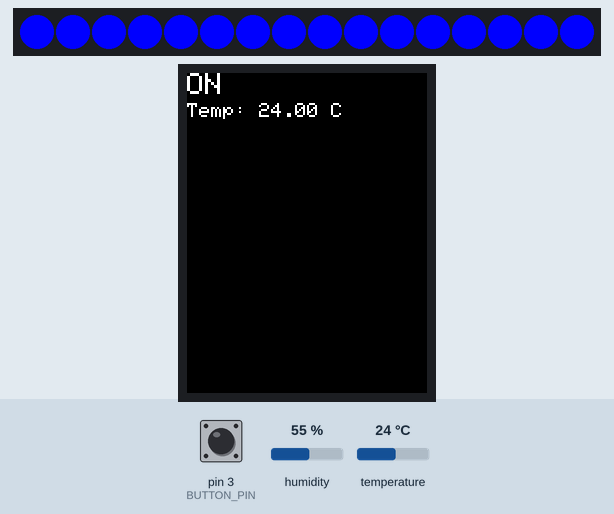
Simulated run of this sketch. Board: Arduino Uno, built with avr-gcc and run on an emulated ATmega328P. On the bench: 16 RGB LEDs in strip order, left to right, 240×320 colour display. The inputs (shaded band) are chosen by the test bench; at power-on: temperature 24 °C, pin 3 (BUTTON_PIN) HIGH, humidity 55 %.

Above: at 1.9 s.
2.0 s: temperature set to 12 °C
At 4.6 s:
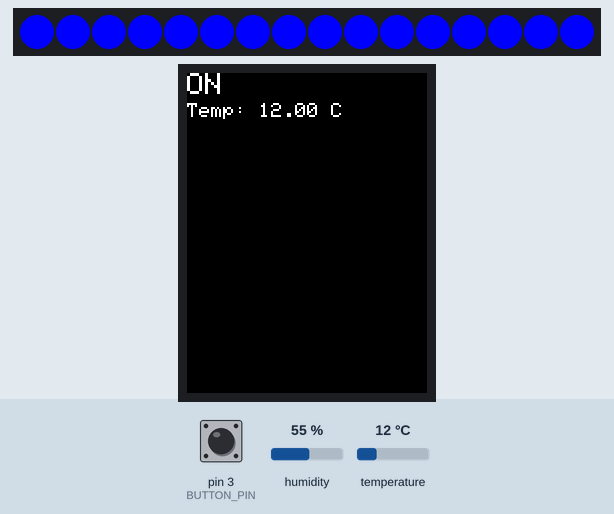
5.0 s: temperature set to 29.3 °C
At 5.54 s:
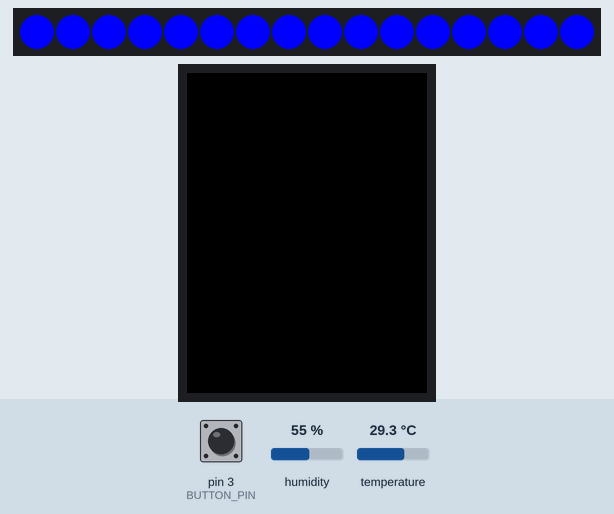
7.1 s: temperature set to 30.4 °C
At 8.0 s:
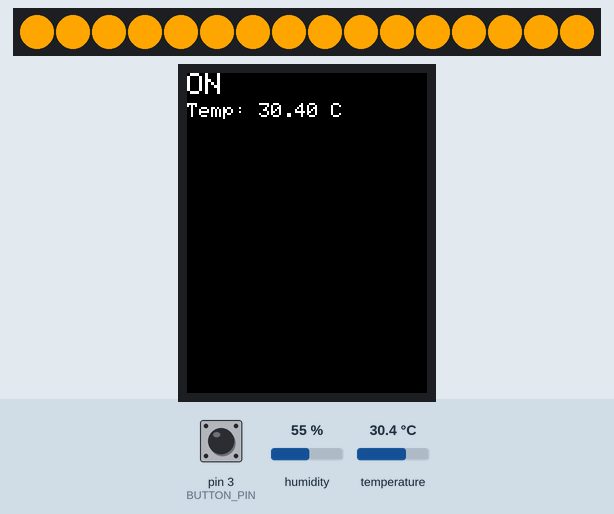
9.1 s: pin 3 (BUTTON_PIN) pulled LOW for 3.2 s
At 14.6 s:
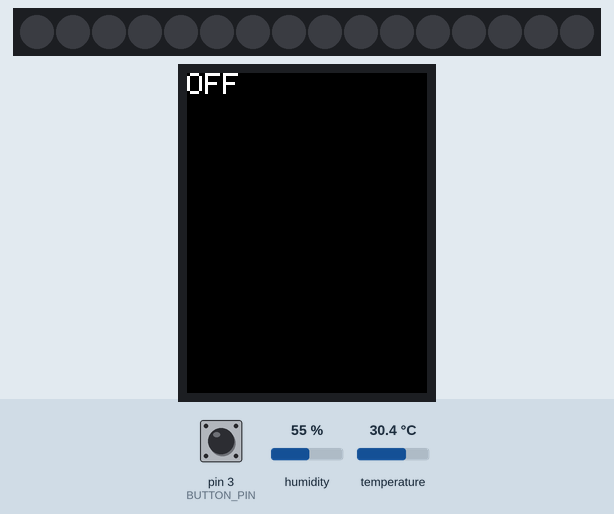
15.2 s: pin 3 (BUTTON_PIN) pulled LOW for 0.35 s
At 16.8 s:
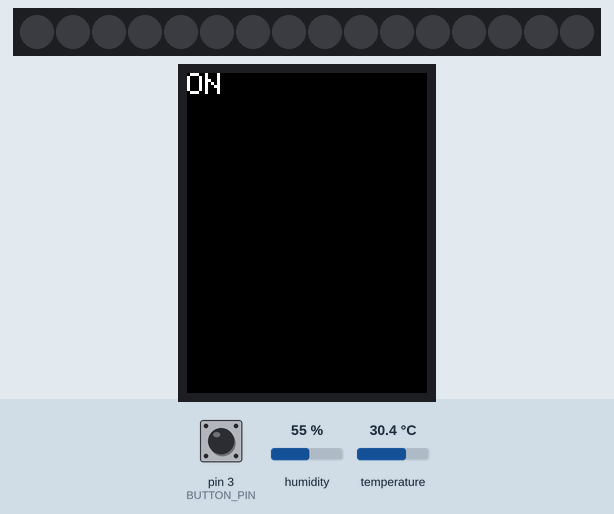
17.1 s: temperature set to 33 °C
At 18.6 s:
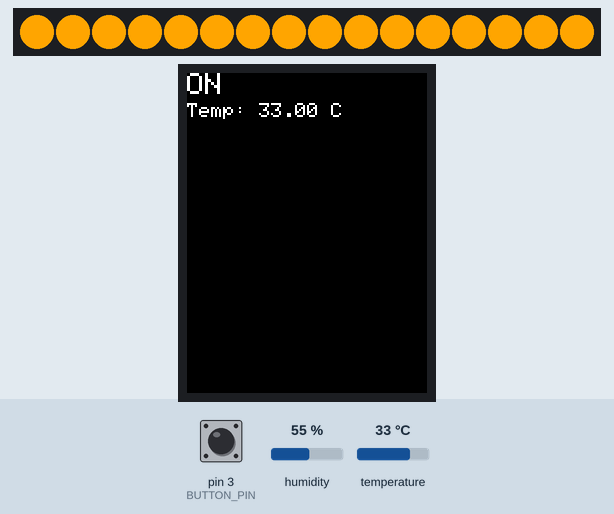
Timing chart, 0 to 20.1 s (numbered marks = the images above; inputs shaded):
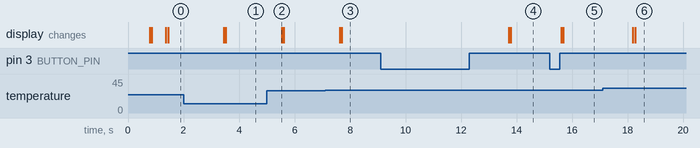

The sketch:

SmartHome_Smart_Kettle.ino
```cpp
/*
  PROJECT: https://wokwi.com/projects/383512459724321793
  AUTHOR:  Anastasia Cheremisova
  https://github.com/space13pirate
*/

#include <Adafruit_ILI9341.h>   // Include the Adafruit ILI9341 library for TFT display (Подключение библиотеки Adafruit ILI9341 для TFT-дисплея)
#include <Adafruit_NeoPixel.h>  // Include the Adafruit NeoPixel library for controlling NeoPixels (Подключение библиотеки Adafruit NeoPixel для управления NeoPixel)
#include <DHT.h>                // Include the DHT library for DHT sensors (Подключение библиотеки DHT для датчика DHT)

// Connecting a button (Подключение кнопки)
#define BUTTON_PIN 3            // Defining the digital pin for a button (Определение цифрового пина для кнопки)

// Connecting the DHT22 sensor (Подключение датчика температуры DHT22)
#define DHTPIN 2                // Defining the digital pin for the DHT sensor (Определение цифрового контакта для датчика DHT)
#define DHTTYPE DHT22           // Defining the type of DHT sensor (Определение типа датчика DHT)
DHT dht(DHTPIN, DHTTYPE);       // Creating a DHT Object (Создание объекта DHT)

// Connecting NeoPixel LED Ring (Подключение NeoPixel LED Ring)
#define NEOPIXEL_PIN 6          // Defining the digital pin for the NeoPixel LED Ring (Определение цифрового контакта для светодиодного кольца NeoPixel)
#define NEOPIXEL_NUMPIXELS 16   // Defining the number of NeoPixels in the ring (Определение количества NeoPixels в кольце)
Adafruit_NeoPixel pixels = Adafruit_NeoPixel(NEOPIXEL_NUMPIXELS, NEOPIXEL_PIN, NEO_GRB + NEO_KHZ800); // Creating a NeoPixel object (Создание объекта NeoPixel)

// Connecting a piezo emitter (Подключение пьезоизлучателя)
#define BUZZER_PIN 5            // Defining the digital pin for the piezo buzzer (Определение цифрового контакта для пьезоизлучателя)

// Connecting a TFT display (Подключение TFT-дисплея)
#define TFT_CS 10               // Defining the chip select pin for the TFT display (Определение контакта выбора пина для TFT-дисплея)
#define TFT_DC 9                // Defining the data/command pin for the TFT display (Определение вывода данных/команды для TFT-дисплея)
#define TFT_RST 8               // Defining the reset pin for the TFT display (Определение контакта сброса для TFT-дисплея)
Adafruit_ILI9341 tft = Adafruit_ILI9341(TFT_CS, TFT_DC, TFT_RST); // Creating a TFT display object (Cоздание объекта TFT-дисплея)

// Kettle condition (Состояние чайника)
bool isOn = false;                    // Variable to store the state of the kettle (on/off) (Переменная для хранения состояния чайника (вкл/выкл))
float previousTemperature = -1;       // Variable to store the previous temperature reading (Переменная для хранения предыдущих показаний температуры)
int buttonState = LOW;                // Variable to store the current state of the button (Переменная для хранения текущего состояния кнопки)
int lastButtonState = LOW;            // Variable to store the previous state of the button (Переменная для хранения предыдущего состояния кнопки)
unsigned long lastDebounceTime = 0;   // Variable to store the last time the button was debounced (Переменная для хранения последнего времени, когда кнопка была обездвижена)
unsigned long debounceDelay = 50;     // Debounce delay time in milliseconds (Задержка для подавления дребезга кнопки в миллисекундах)

/*
  Eng: The function is executed once when Arduino starts.
  Рус: Функция выполняется 1 раз при старте Arduino.
*/
void setup() {
  Serial.begin(9600);           // Start serial communication for debugging (Запуск последовательной связи для отладки)

  pinMode(BUTTON_PIN, INPUT);   // Setup button (Настройка кнопки)

  pixels.begin();               // Setup NeoPixel (Настройка NeoPixel)

  dht.begin();                  // Setup temperature sensor (Настройка датчика температуры)

  tft.begin();                  // Setup TFT display (Настройка TFT-дисплея)

  // tft.setRotation(3);        // Rotate the display by 180 degrees (Поворот дисплея на 180 градусов)

  turnOff();                    // Turn off the kettle initially (Выключение чайника изначально)
}

/*
  Eng: The function runs indefinitely after the setup() function is executed.
  Рус: Функция выполняется бесконечно после выполнения функции setup().
*/
void loop() {
  // Button handling (Обработка кнопки)
  int reading = digitalRead(BUTTON_PIN);
  if (reading != lastButtonState) {
    lastDebounceTime = millis();
  }

  if ((millis() - lastDebounceTime) > debounceDelay) {
    if (reading != buttonState) {
      buttonState = reading;

      if (buttonState == HIGH) {
        // Turn the kettle on or off when the button is pressed (Включение или выключение чайника при нажатии кнопки)
        if (!isOn) {
          turnOn();
        } else {
          turnOff();
        }
      }
    }
  }

  lastButtonState = reading;

  // Data processing when the kettle is on (Обработка данных при включенном чайнике)
  if (isOn) {
    // Measure temperature (Измерение температуры)
    float temperature = dht.readTemperature();

    // Check for temperature change before updating (Проверка изменения температуры перед обновлением)
    if (temperature != previousTemperature) {
      // Display temperature on the screen (Отображение температуры на экране)
      tft.fillScreen(ILI9341_BLACK);
      tft.setCursor(0, 0);
      tft.setTextSize(3);
      tft.setTextColor(ILI9341_WHITE);
      tft.print("ON");

      tft.setCursor(0, 30);
      tft.setTextSize(2);
      tft.print("Temp: ");
      tft.print(temperature);
      tft.print(" C");

      // Control NeoPixel backlight based on temperature (Управление подсветкой NeoPixel в зависимости от температуры)
      updateNeoPixel(temperature);

      // Play melody when temperature is above 70 degrees (Воспроизведение мелодии при температуре больше 70 градусов)
      if (temperature > 70) {
        playMelody();
      }

      // Save the current temperature value (Сохранение текущего значения температуры)
      previousTemperature = temperature;
    }

    delay(1000);  // Delay for data update (Задержка обновления данных)
  }
}

void turnOn() {
  isOn = true;
  tft.fillScreen(ILI9341_BLACK);
  tft.setCursor(0, 0);
  tft.setTextSize(3);
  tft.setTextColor(ILI9341_WHITE);
  tft.print("ON");
  delay(500);   // Delay to eliminate button debounce (Задержка для устранения дребезга кнопок)
}

void turnOff() {
  isOn = false;
  tft.fillScreen(ILI9341_BLACK);
  pixels.clear();
  pixels.show();
  noTone(BUZZER_PIN);

  tft.setCursor(0, 0);
  tft.setTextSize(3);
  tft.setTextColor(ILI9341_WHITE);
  tft.println("OFF");
  delay(500);   // Delay to eliminate button debounce (Задержка для устранения дребезга кнопок)
}

void updateNeoPixel(float temperature) {
  if (temperature >= 0 && temperature < 30) {
    pixels.fill(pixels.Color(0, 0, 255));   // Blue color (Синий цвет)
  } else if (temperature >= 30 && temperature < 70) {
    pixels.fill(pixels.Color(255, 165, 0)); // Orange color (Оранжевый цвет)
  } else if (temperature >= 70 && temperature <= 80) {
    pixels.fill(pixels.Color(255, 0, 0));   // Red color (Красный цвет)
  } else {
    pixels.clear(); // Turn off backlight (Выключение подсветки)
  }
  pixels.show();
}

void playMelody() {
  tone(BUZZER_PIN, 1000, 2000); // Play a short melody (Проигрывание короткой мелодии)
  delay(200);                   // Delay to avoid melody overlap (Задержка, чтобы избежать наложения мелодии)
  noTone(BUZZER_PIN);
}
```

Measured:
- the behaviour switches between 29.9 and 30 °C on temperature (found by bisection; images 2 and 3)
- after the input at 2.0 s, the display: first changes after 1.4 s (image 1 shows a later state)
- after the input at 5.0 s, the display: changes after 0.53 s (image 2)
- after the input at 7.1 s, the display: first changes after 0.52 s (image 3 shows a later state)
- after the input at 9.1 s, the display: first changes after 4.6 s (image 4 shows a later state)
- after the input at 15.2 s, the display: first changes after 0.40 s (image 5 shows a later state)
- after the input at 17.1 s, the display: first changes after 1.1 s (image 6 shows a later state)
